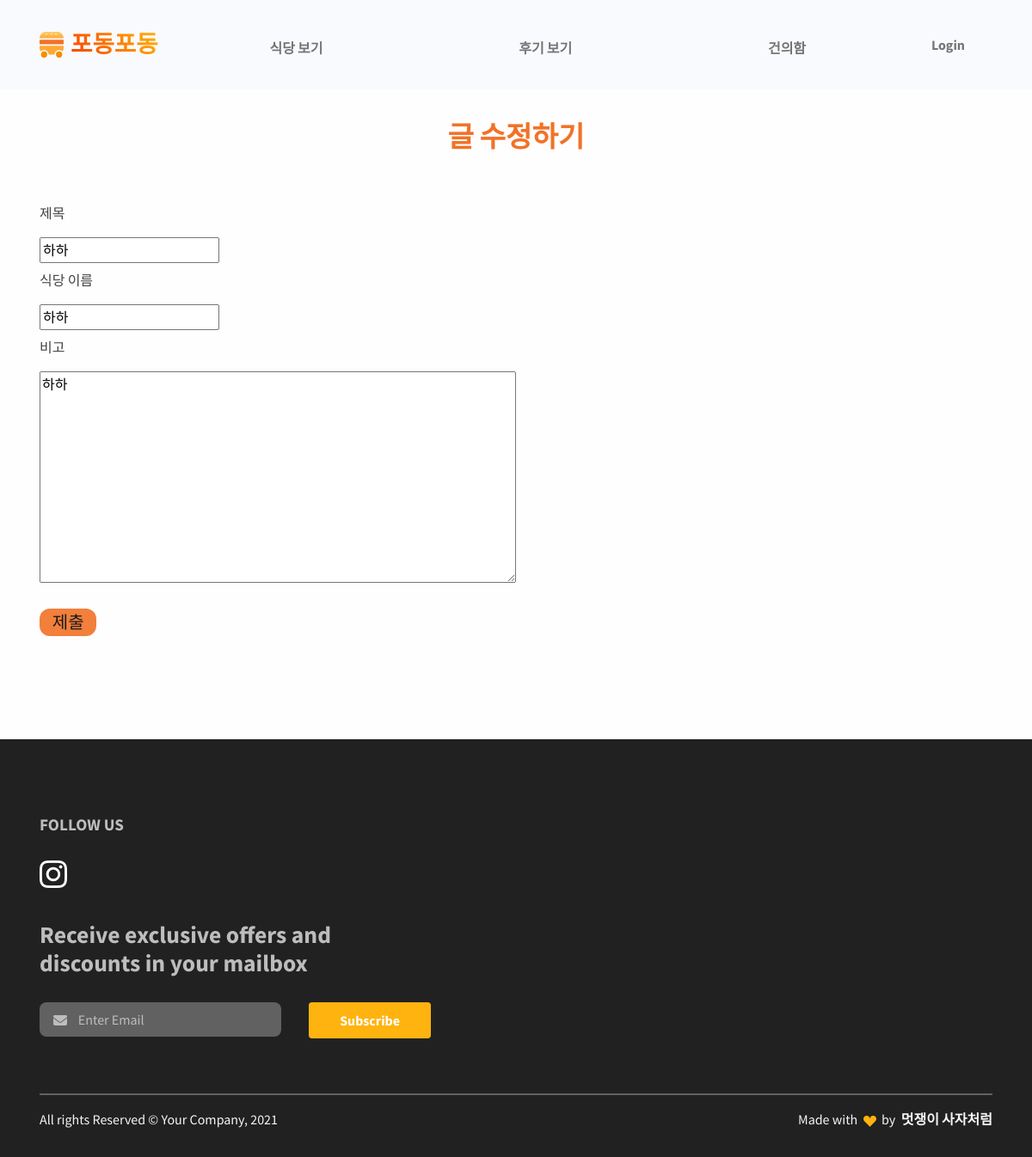
The page /board/request_edit/2 on the database its author committed.
### board/models.py (models this page shows, shortened)
class Board(models.Model):
    id = models.AutoField(primary_key=True)
    title = models.CharField(max_length=2000)
    cafeteria = models.CharField(max_length=2000)
    writer = models.ForeignKey(User, on_delete=models.CASCADE)
    date = models.DateTimeField()
    body = models.TextField()

### board/views.py (the view)
# urls.py: path('request_edit/<str:id>',request_edit,name='request_edit'),
def request_edit(request,id):
    request_edit_post = Board.objects.get(id = id)
    return render(request, 'board/request_edit.html', {'board':request_edit_post})

### board/templates/board/request_edit.html (shortened to what this page needs)
{% extends 'base.html' %}
{% load static %}
{% block content %}
<section>
    <div class='board_content'>
        <h2>글 수정하기</h2><br><br>
    </div>
<div class = 'container'>
    <div class = 'board_edit'>
        <form action="{%url 'board:request_update' board.id %}" method="POST" enctype="multipart/form-data">
            <p>제목</p>
            <input type="text" name="title" value="{{board.title}}">
            <p>식당 이름</p>
            <input type="text" name="cafeteria" value="{{board.cafeteria}}">
            <p>비고</p>
            <textarea type="text" name="body" id="" cols="30" rows="10">{{board.body}}</textarea>
            <br><br>
            <button type="submit" style = 'font-size:20px; width:6%;'>제출</button>
        </form>
    </div>
</div>
</section>
{% endblock %}

### podongpodong/static/css/board.css (style rules this page uses)
.board_content h2 { text-align:center; color:#F17228; margin-top:20px; }
.board_new input, .board_edit input { margin-bottom:8px; }
.board_new textarea, .board_edit textarea { width:50%; height:20%; }
.board_new button, .board_edit button { background-color:#F17228; opacity:0.9; border-radius: 12px; border:none; }

### rows shown on the page
Board: title "하하", cafeteria "하하", body "하하"
